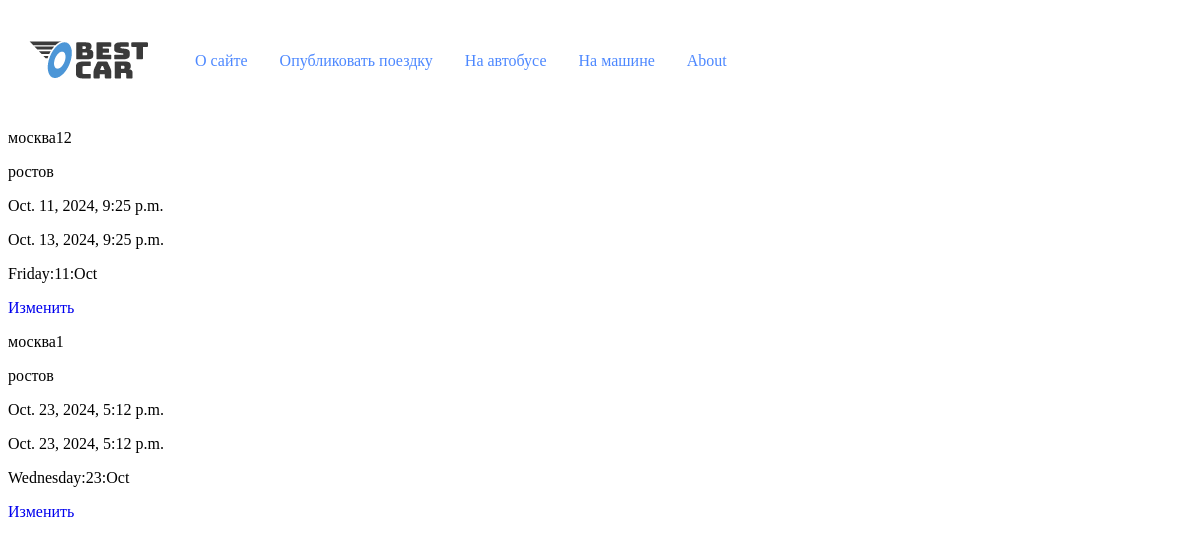
Page /users/users_trips_current/ (signed in) on the earlier database version.
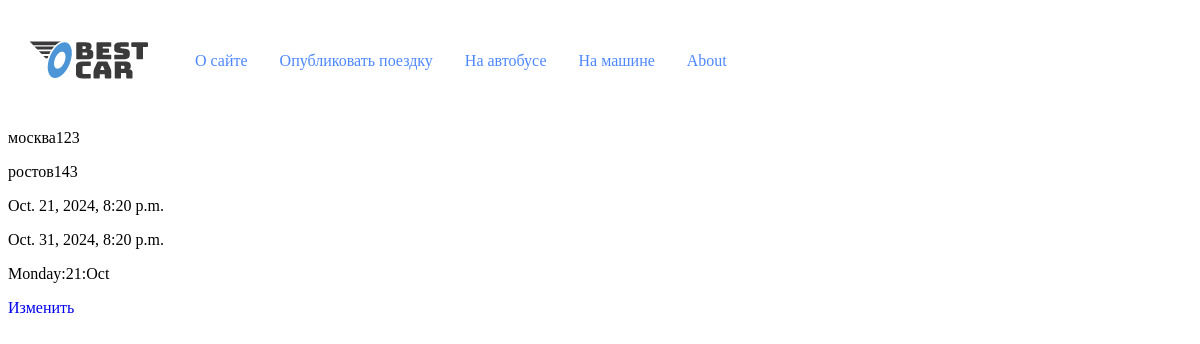
Same page on the later database version.
### bestcar/models/publishing_a_trip.py (models this page shows, shortened)
class Publishing_a_trip(models.Model):
    departure = models.CharField(
        max_length=100,
        verbose_name="отправление",
        validators=[Validators_language_model()]
    )
    arrival = models.CharField(
        max_length=100,
        verbose_name="прибытие",
        validators=[Validators_language_model()]
    )
    departure_time = models.DateTimeField(
        verbose_name="время отправления",
        validators=[Validators_date_model()]
    )
    arrival_time = models.DateTimeField(
        verbose_name="время прибытия",
        default=None,
        validators=[Validators_date_model()]
    )
    free_seating = models.PositiveSmallIntegerField(
        verbose_name='количество мест',
        default=1
    )
    reserved_seats = models.PositiveIntegerField(
        verbose_name='количество бронированных мест',
        default=0
    )
    price = models.PositiveSmallIntegerField(
        verbose_name="цена"
    )
    author = models.ForeignKey(
        get_user_model(),
        on_delete=models.CASCADE,
        related_name="author",
        null=True, default=None
    )
    slug = models.SlugField(
        max_length=100,
        unique=True,
        db_index=True
    )
    objects = models.Manager()
    car = CarManager()
    bus = BusManager()
    class Meta:
        verbose_name = 'Опубликованные поездки'
        verbose_name_plural = 'Опубликованные поездки'
        ordering = ('departure_time',)
        indexes = [
            models.Index(
                fields=['departure', 'arrival', 'free_seating', 'departure_time'],
                name='trip_filter_idx'
            )
        ]

### users/views.py (the view)
# urls.py: path('users_trips_current/', User_trip.as_view(), name='trips_current'),
class User_trip(LoginRequiredMixin, DataMixin, ListView):
    context_object_name = 'mein_trip'
    model = Publishing_a_trip
    template_name = 'users/users_trips_current.html'
    title_page = 'Ваши поездки'
    def get_queryset(self):
        try:
            mein_trip = Publishing_a_trip.objects.filter(author=self.request.user)
            return mein_trip
        except Exception as e:  # Обработка всех типов исключений
            return JsonResponse({'error': str(e)}, status=500)
    def get_context_data(self, **kwargs):
        context = super().get_context_data(**kwargs)
        return self.get_mixin_context(context)

### bestcar/utils.py (called while the page is built)
    def get_mixin_context(self, context, **kwargs):
        if self.title_page:
            context['title'] = self.title_page
        context['menu'] = MENU  # Предполагается, что MENU - это глобальная переменная
        context.update(kwargs)
        return context

### users/templates/users/users_trips_current.html (shortened to what this page needs)
{% extends 'base.html' %}
{% block content %}
{% if mein_trip%}
{% for item in mein_trip  %}
    <div>
        <p> {{item.departure}} </p>
        <p> {{item.arrival}} </p>
        <p> {{item.departure_time}} </p>
        <p> {{item.arrival_time}} </p>
        <p> {{item.departure_time|date:"l:j:M"}} </p>
        <p> <a href="{% url 'update_user_trip' item.slug %}">Изменить</a></p>
    </div>
{% endfor %}
{% else %}
<h1>Здесь появятся ваши будущие поездки.</h1>
{% endif %}
{% endblock content%}

Differences in the rows shown:
removed Publishing_a_trip: departure "москва12", arrival "ростов", departure_time "Oct. 11, 2024, 9:25 p.m.", arrival_time "Oct. 13, 2024, 9:25 p.m.", departure_time "Friday:11:Oct"
removed Publishing_a_trip: departure "москва1", arrival "ростов", departure_time "Oct. 23, 2024, 5:12 p.m.", arrival_time "Oct. 23, 2024, 5:12 p.m.", departure_time "Wednesday:23:Oct"
added Publishing_a_trip: departure "москва123", arrival "ростов143", departure_time "Oct. 21, 2024, 8:20 p.m.", arrival_time "Oct. 31, 2024, 8:20 p.m.", departure_time "Monday:21:Oct"
